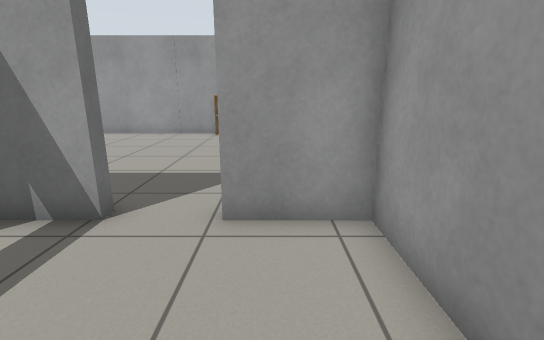
View 1 (above)

18 first-person views from a walk through a Gazebo world. The camera is 1 m above the floor, tilts 14° down and sees 85° across. The floor is counted in squares, 0.5 m on a side. Each view is taken from the middle of a square. On the plan, view 1 faces up. The plan holds only what a view shows up to about 17 squares ahead; the rest is blank. Simple patterns stand in for the simulator's built-in surfaces.

View 2
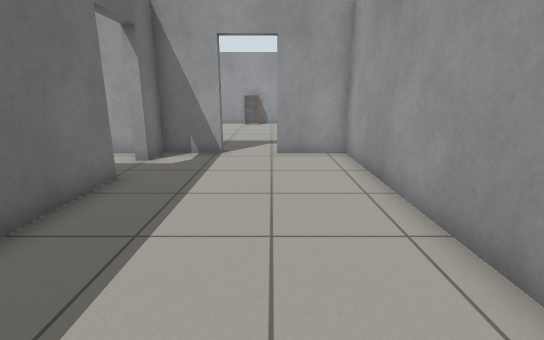

View 3
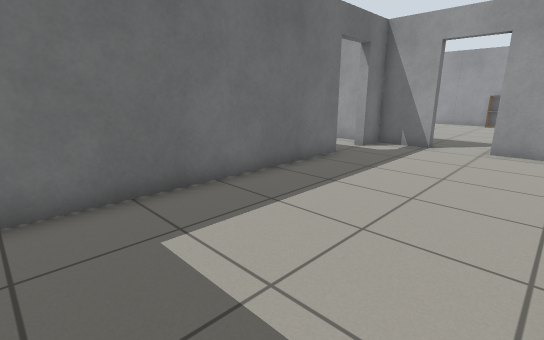

View 4
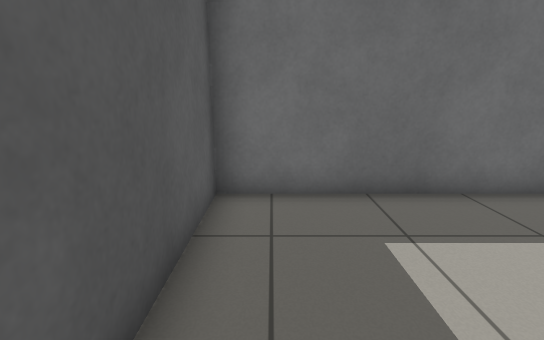

View 5
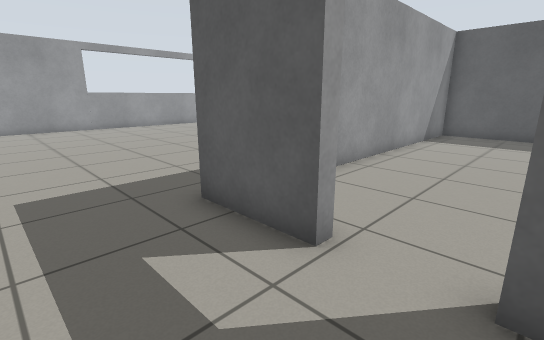

View 6
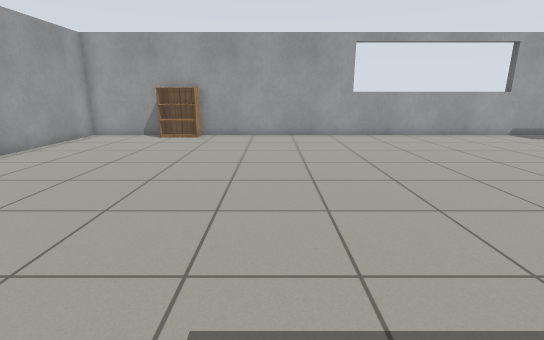

View 7
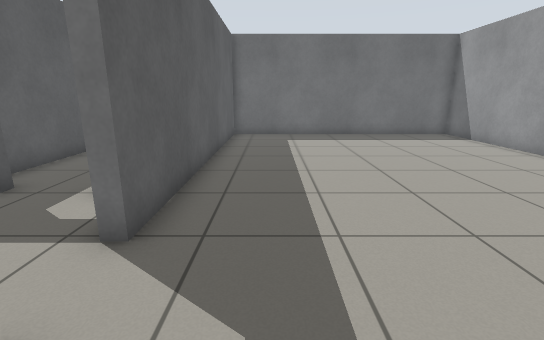

View 8
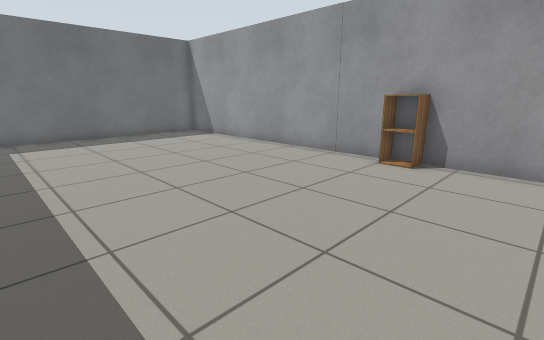

View 9
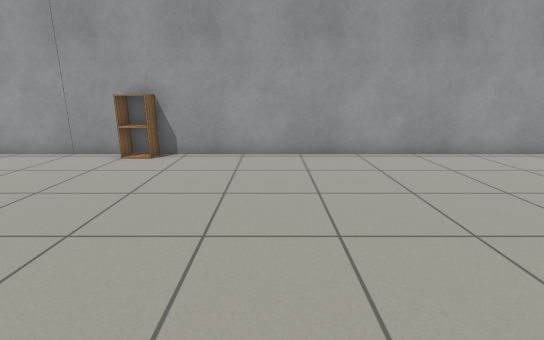

View 10
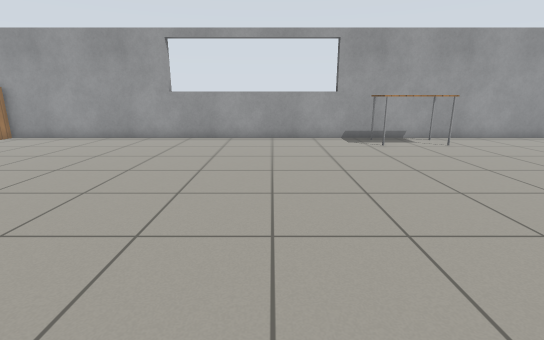

View 11
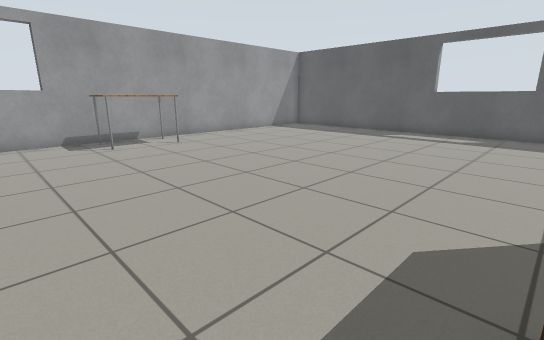

View 12
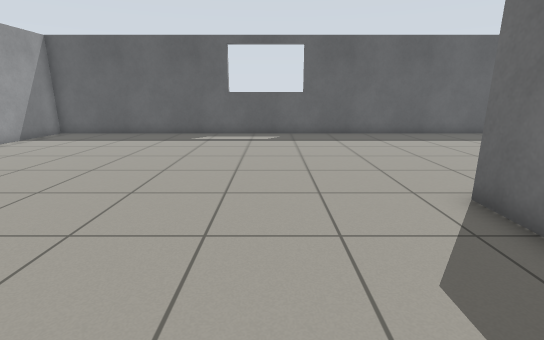

View 13
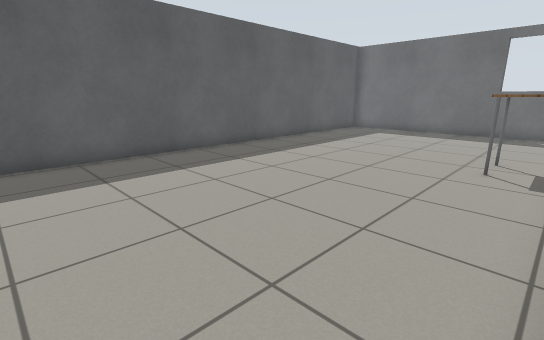

View 14
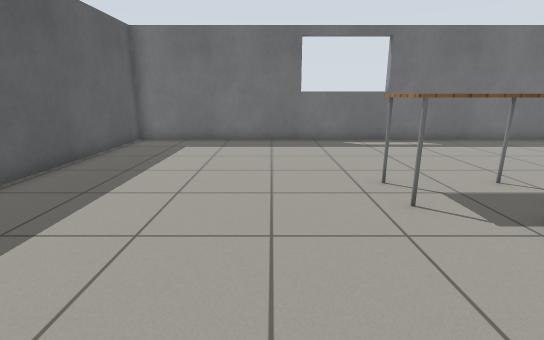

View 15
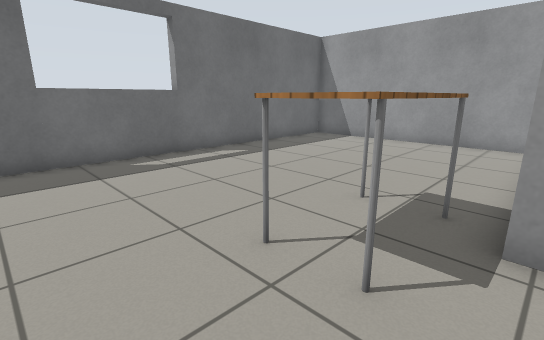

View 16
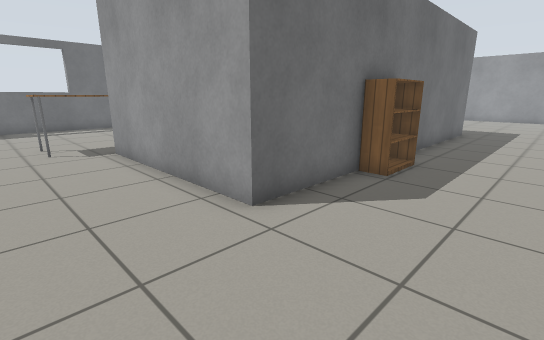

View 17
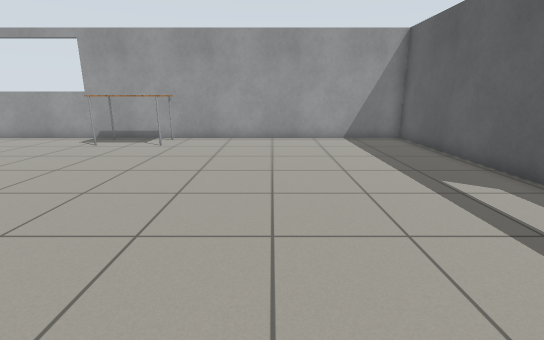

View 18
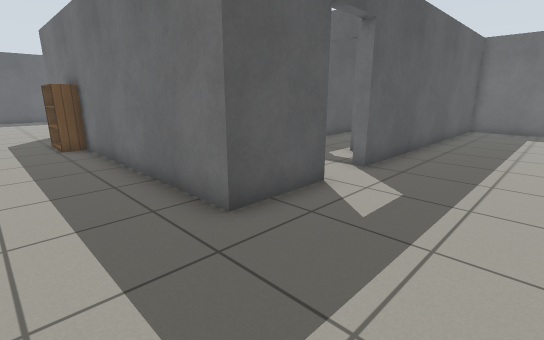

### Floor plan
Ten units are one square. View 1 is at (0, 0); x grows to the right and y downward. Boxes are objects, and circles mark ways between rooms. Rooms are numbered by the first view taken in them; rooms with no view inside come last. Other rooms are left out.
<svg viewBox="-156 -170 337 377">
<path fill="none" stroke="#000" d="M-49 -14 -49 92 17 92 17 -46 -8 -46M-28 -46 -49 -46 -49 -32M-8 -50 20 -50 20 96 -54 96M-60 3 -151 3 -151 202 176 202 176 -164 -15 -164M-34 -164 -151 -164 -151 -50 -28 -50"/>
<rect x="-85" y="85" width="30" height="30" fill="#bbb"><title>table</title></rect>
<rect x="-85" y="85" width="10" height="10" fill="#bbb"><title>table</title></rect>
<rect x="-35" y="-165" width="20" height="10" fill="#bbb"><title>cabinet</title></rect>
<rect x="15" y="35" width="20" height="30" fill="#bbb"><title>bookshelf</title></rect>
<rect x="145" y="65" width="30" height="30" fill="#bbb"><title>table</title></rect>
<rect x="165" y="-135" width="10" height="30" fill="#bbb"><title>bookshelf</title></rect>
<circle cx="-15" cy="-50" r="3" fill="#2a7"/>
<text x="-20" y="20">1</text>
<text x="30" y="20">2</text>
</svg>
Room 1 opens to room 2.

Where each view was taken, in squares from view 1:
view 1: 0 up, 0 right, facing up
view 2: 6 down, 1 left, facing up
view 3: 8 down, 1 right, facing up-left
view 4: 8 down, 1 right, facing left
view 5: 8 up, 3 left, facing down-right
view 6: 7 up, 2 right, facing right
view 7: 7 up, 1 right, facing left
view 8: 7 up, 1 right, facing up-left
view 9: 6 up, 2 right, facing up
view 10: 2 down, 3 right, facing right
view 11: 3 down, 3 right, facing down-right
view 12: 4 down, 6 right, facing down
view 13: 10 down, 3 right, facing down-left
view 14: 14 down, 1 left, facing left
view 15: 14 down, 5 left, facing up-left
view 16: 13 down, 6 right, facing up-left
view 17: 14 down, 3 right, facing right
view 18: 9 up, 5 right, facing down-left
